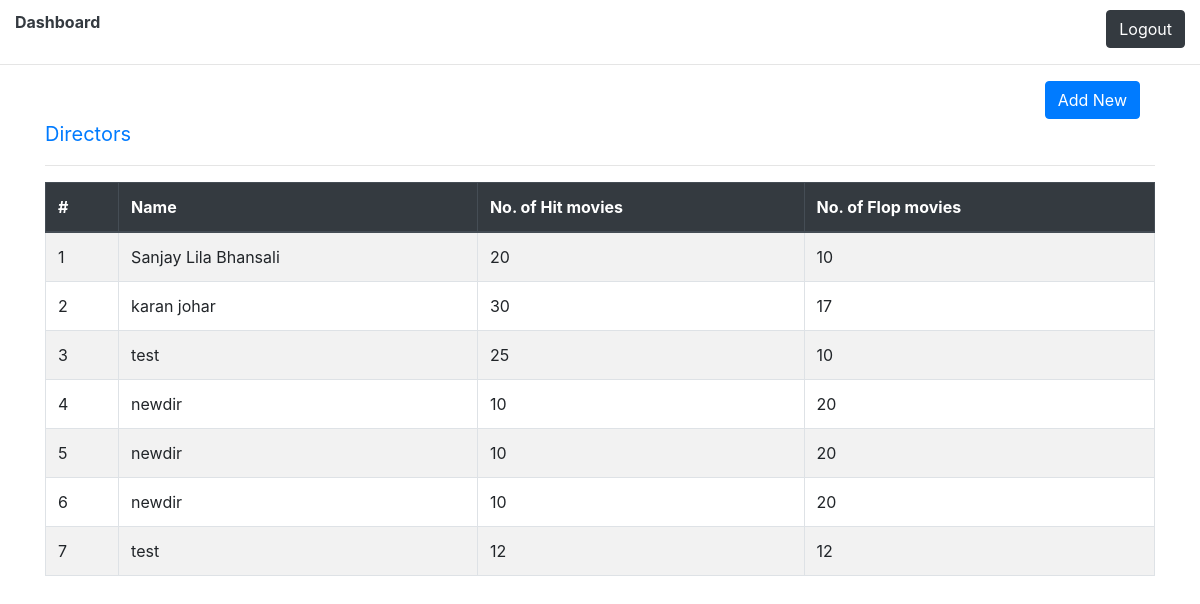
Screenshot of /admin/director_list.php (signed in) with the database file from the repository.
### tables this page shows
CREATE TABLE `tbl_director` (
  `id` int(11) NOT NULL,
  `name` varchar(255) NOT NULL,
  `hitmovies` int(11) NOT NULL,
  `flopmovies` int(11) NOT NULL
);

### admin/director_list.php (the view)
<?php
include "topnav.php";
?>
<div class="container">
    <div class="col-sm-12" align="right">
        <a href="add_director.php" class="btn btn-primary">Add New</a>
    </div>
    <p class="text-primary" style="font-size: 20px;">Directors</p>
    <hr>
    <?php
    $select = "SELECT * FROM tbl_director";
    $query = mysqli_query($con,$select);
    $i = 1;
    ?>
    <table class="table table-bordered table-hover table-striped">
        <thead class="thead-dark">
            <th>#</th>
            <th>Name</th>
            <th>No. of Hit movies</th>
            <th>No. of Flop movies</th>
        </thead>
        <tbody>
            <?php
                while($row = mysqli_fetch_assoc($query))
                {
                    ?>
                        <tr>
                            <td><?= $i ?></td>
                            <td><?= $row['name'] ?></td>
                            <td><?= $row['hitmovies'] ?></td>
                            <td><?= $row['flopmovies'] ?></td>
                        </tr>
                    <?php
                    $i++;
                }
            ?>
        </tbody>
    </table>
</div>
<?php
include "includes/footer.php";
?>

### admin/includes/header.php (shortened to what this page needs)
<!DOCTYPE html>
<html lang="en">
<head>
    <link rel="stylesheet" href="https://stackpath.bootstrapcdn.com/bootstrap/4.4.1/css/bootstrap.min.css">
    <link href="https://stackpath.bootstrapcdn.com/font-awesome/4.7.0/css/font-awesome.min.css" rel="stylesheet">
</head>
<body>

### admin/topnav.php (shortened to what this page needs)
<?php
include "includes/header.php";
?>
<div class="container-fluid" style="margin-top:10px;">
    <div class="row">
        <div class="col-sm-3">
            <a href="dashboard.php" class="text-dark"><b>Dashboard</b></a>
        </div>
        <div class="col-sm-3"></div>
        <div class="col-sm-3"></div>
        <div class="col-sm-3" align="right">
            <form action="" method="get">
                <input type="submit" name="logout" value="Logout" class="btn btn-dark">
            </form>
        </div>
    </div>
</div>
<hr>

### admin/includes/footer.php (shortened to what this page needs)
</body>
</html>

### rows the page displays
tbl_director: name "Sanjay Lila Bhansali", hitmovies "20", flopmovies "10"
tbl_director: name "karan johar", hitmovies "30", flopmovies "17"
tbl_director: name "test", hitmovies "25", flopmovies "10"
tbl_director: name "newdir", hitmovies "10", flopmovies "20"
tbl_director: name "newdir", hitmovies "10", flopmovies "20"
tbl_director: name "newdir", hitmovies "10", flopmovies "20"
tbl_director: name "test", hitmovies "12", flopmovies "12"
